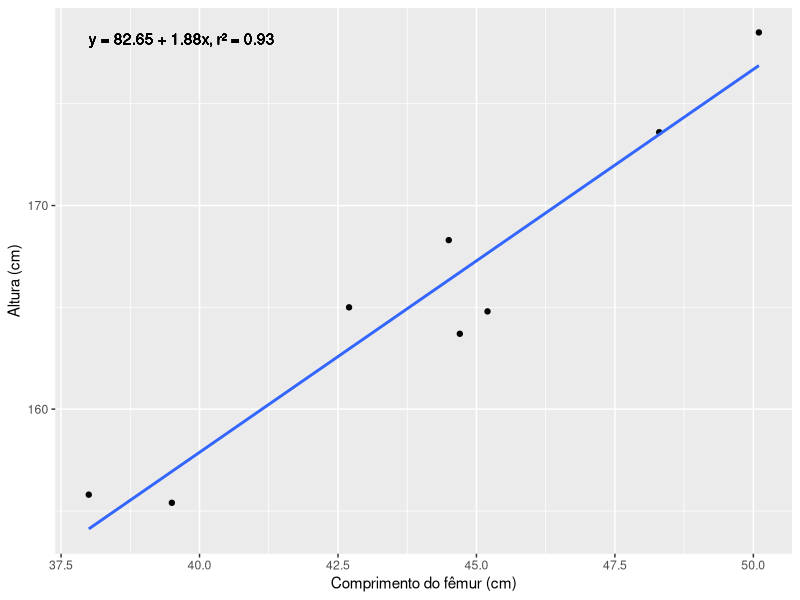

The R source for this figure:
library( ggplot2 )

data <- data.frame(
  x = c( 50.1, 48.3, 45.2, 44.7, 44.5, 42.7, 39.5, 38.0 ),
  y = c( 178.5, 173.6, 164.8, 163.7, 168.3, 165.0, 155.4, 155.8)
)

modelo <- lm( data$y ~ data$x )
coeficientes <- modelo$coefficients
texto <- sprintf( 'y = %.2f + %.2fx, r² = %.2f', coeficientes[ 1 ], 
                  coeficientes[ 2 ], summary( modelo )$r.squared )

ggplot( data, aes( x, y )) + 
  geom_point() +
  #geom_abline( intercept = 14.52, slope = -1.05 * 10^(-4), color = 'red') +
  geom_smooth( method = 'lm', se = FALSE ) +
  xlab( 'Comprimento do fêmur (cm)' ) +
  ylab( 'Altura (cm)' ) +
  geom_text( aes( x = min( data$x ), y = max( data$y ), label = texto)
             , hjust = 0, vjust = 1 )
